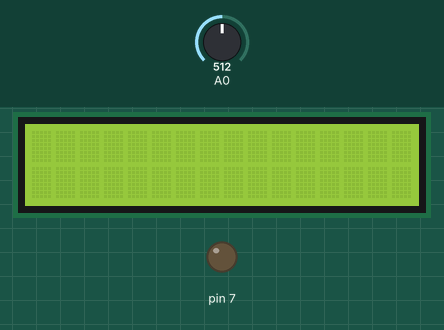
This sketch was run on a simulated Arduino Uno, built with avr-gcc and run on an emulated ATmega328P. On the bench: 16×2 character LCD, output pins drawn as LEDs (lit = HIGH). The test bench sets the inputs (shaded band); at power-on: A0 = 512. What the sketch prints to the serial monitor is not drawn.

Above: at 1.2 s.
1.3 s: A0 set to 90
At 6.1 s:
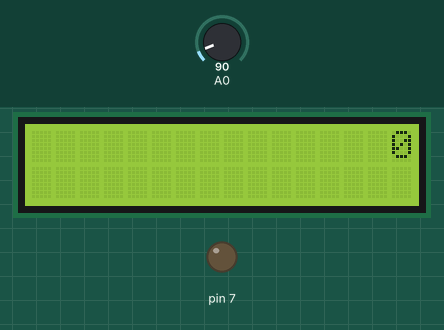
At 7.2 s:
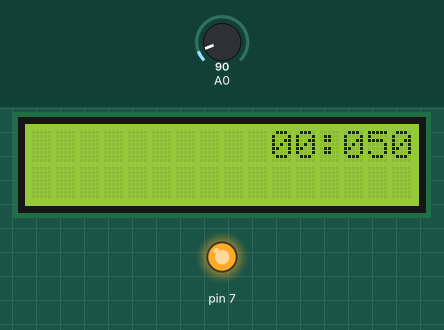
Timing chart, 0 to 8.7 s (numbered marks = the images above; inputs shaded):
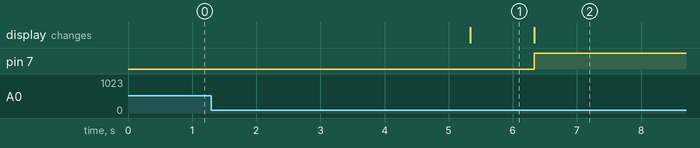

Measured:
- after the input at 1.3 s, pin 7: LOW → HIGH after 5.0 s; the display: changes after 4.0 s (image 1)
- what the display in image 1 shows lasts 1.0 s, from 5.3 s to 6.3 s

The sketch:

Traffic_Lights.ino
```cpp
#include <LiquidCrystal.h>
int val;
int state;
const int rs = 12, en = 11, d4 = 5, d5 = 4, d6 = 3, d7 = 2;
LiquidCrystal lcd(rs, en, d4, d5, d6, d7);
void setup()  {
  pinMode(7, OUTPUT);
  Serial.begin(9600);
  lcd.begin(16, 2);
}

void loop() {
  lcd.setCursor(0, 0);
  val = analogRead(A0);
  if (val > 100)  {
  Serial.println("It is quite light!");
  digitalWrite(7,LOW);
  }
  else if (val < 100)  {
    Serial.println("It is pretty dark!");
    lcd.autoscroll();
    lcd.print("00:05");
    Serial.println("5");
    delay(1000);
    lcd.print("00:04");
    Serial.println("4");
    delay(1000);
    lcd.print("00:03");
    Serial.println("3");
    delay(1000);
    lcd.print("00:02");
    Serial.println("2");
    delay(1000);
    lcd.print("00:01");
    Serial.println("1");
    delay(1000);
    lcd.print("00:00");
    Serial.println("0");
    digitalWrite(7, HIGH);
    delay(5000);
    lcd.clear();
  }
}
```
